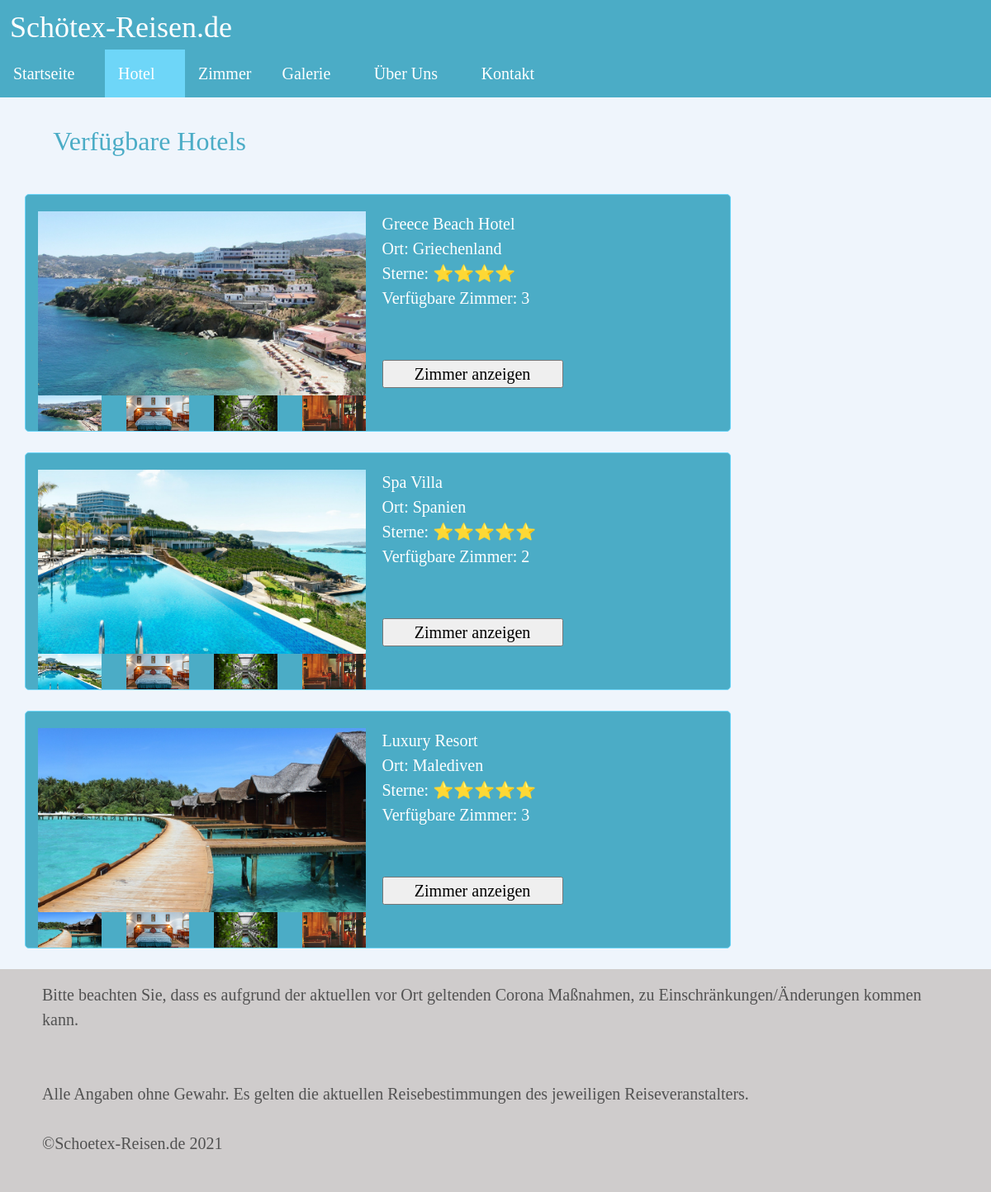
The app's page /hotel.php with its own data.
### tables this page shows
CREATE TABLE IF NOT EXISTS `hotels` (
  `ID` int(11) NOT NULL AUTO_INCREMENT,
  `Name` varchar(25) NOT NULL DEFAULT '0',
  `Ort` varchar(50) DEFAULT NULL,
  `Zimmer` int(11) NOT NULL DEFAULT 0,
  `Sterne` int(11) NOT NULL DEFAULT 1,
  PRIMARY KEY (`ID`)
);

### controller/HotelController.php (called while the page is built, shortened)
<?php
include "model/hotelModel.php";
class HotelController extends Controller
{
    public function verarbeiteDaten()
    {
        $arrHotels = hotelModel::loadHotels();
        $arrSterne = [];
        foreach ($arrHotels as $arrEinzeln) {
                $strSterne = "";
            foreach (range(1, $arrEinzeln->strSterne) as $stern) {
                $strSterne .= "⭐︁";
            };
            $arrSterne[$arrEinzeln->intID] = $strSterne;
        }
        $seite = 'view/hotelView.php';
        include 'view/layout.php';
    }
}

### hotel.php (called while the page is built)
<?php
include 'controller/hotelController.php';
$objHotelController = new hotelController();
$objHotelController->verarbeiteDaten();

### model/Model.php (called while the page is built)
<?php
abstract class Model
{
    protected static function return_sql_data($strSQL){
        $objDb_con = mysqli_connect("localhost", "root", "", "schoetexreisen", "3306");
        $arrDB_return = mysqli_query($objDb_con, $strSQL);
        return mysqli_fetch_all($arrDB_return);
    }
}

### model/HotelModel.php (called while the page is built, shortened)
<?php
include "Model.php";
class HotelModel extends Model
{
    public function __construct($intID, $strHotelName, $strHotelOrt, $intAnzahlZimmer, $strSterne)
    {
        $this->intID = $intID;
        $this->strHotelName = $strHotelName;
        $this->strHotelOrt = $strHotelOrt;
        $this->intAnzahlZimmer = $intAnzahlZimmer;
    }
    public static function loadHotels()
    {
        $arrDaten_db = Model::return_sql_data("SELECT * FROM hotels");
        $arrAngebote = [];
        foreach ($arrDaten_db as $arrRow) {
            $intZimmerFrei = Model::return_sql_data("SELECT COUNT(Verfuegbarkeit) FROM zimmer WHERE Verfuegbarkeit = 'Verfügbar' AND HotelID = ".$arrRow[0]);
            $objAngebote = new hotelModel($arrRow[0], $arrRow[1], $arrRow[2], $intZimmerFrei[0][0], $arrRow[4]);
            $arrAngebote[] = $objAngebote;
        }
        return $arrAngebote;
    }
}

### view/hotelView.php (the view, shortened to what this page needs)
<div class="container text-section">
    <div class="row">
        <h2>Verfügbare Hotels <i class="fa-duotone fa-umbrella-beach"></i></h2>
    </div>
    <?php
    foreach ($arrHotels as $zeile) {
        echo "<div class='row'>
        <div class='col-12 col-sm-11 col-xxl-6 col-lg-9 hotelboarder'><div>
            <div class='row'>
                <div class='col-12 col-md-6 col-sm-12'>
                <div class='col nopad hotelimg'>
                <img src='bilder/hotels/$zeile->intID/1.jpg' alt=''></div>
                <br><div class='row sm-pic'>
                <div class='col col-xl-3'><a href='galerie.php?ID=$zeile->intID'><img src='bilder/hotels/$zeile->intID/1.jpg' alt=''></a></div>
                <div class='col col-xl-3'><a href='galerie.php?ID=$zeile->intID'><img src='bilder/hotels/$zeile->intID/2.jpg' alt=''></a></div>
                <div class='col col-xl-3'><a href='galerie.php?ID=$zeile->intID'><img src='bilder/hotels/$zeile->intID/3.jpg' alt=''></a></div>
                <div class='col col-xl-3'><a href='galerie.php?ID=$zeile->intID'><img src='bilder/hotels/$zeile->intID/4.jpg' alt=''></a></div>
                </div></div>
                <div class='col col-xxl-6'>
                    <div class='infosection'>
                    <div class='row'>$zeile->strHotelName</div>
                    <div class='row'>Ort: $zeile->strHotelOrt</div>
                    <div class='row stars'>Sterne: <div>{$arrSterne[$zeile->intID]}</div>
                    </div>
                    <div class='row'>Verfügbare Zimmer: $zeile->intAnzahlZimmer</div> <br><br>
                    <div class='row'><input type='button' class='zimmerbtn' onclick='location.href=\"zimmer.php?ID=$zeile->intID\"' value='Zimmer anzeigen'></div>
                </div>
                </div>
            </div></div>
        </div>
        <div class='col col-sm-1 col-xxl-6 col-lg-3'>
        </div>
    </div>";
    } ?>
</div>

### view/layout.php (shortened to what this page needs)
<!DOCTYPE html>
<html lang="de">
<head>
    <link href="https://cdn.jsdelivr.net/npm/bootstrap@5.1.0/dist/css/bootstrap.min.css" rel="stylesheet"
>
    <link rel="stylesheet" href="https://pro.fontawesome.com/releases/v6.0.0-beta1/css/all.css">
    <link rel="stylesheet" href="css/style.css">
    <link rel="stylesheet" href="css/hotel.css">
    <link rel="stylesheet" href="css/indexstyle.css">
    <link rel="stylesheet" href="css/zimmer.css">
    <link rel="stylesheet" href="css/galerie.css">
    <link rel="stylesheet" href="css/aboutus.css">
    <link rel="stylesheet" href="css/kontakt.css">
</head>
<body class="d-flex flex-column min-vh-100">
<div class="header">
    <div class="logo">
        <a href="">Schötex-Reisen.de</a><br>
    </div>
    <div class="navibar">
        <ul>
            <li class="<?php if($seite == "view/indexView.php"){echo "active";}?>"><a href="index.php">Startseite <i class="fa-thin fa-home"></i></a></li>
            <li class="<?php if($seite == "view/hotelView.php"){echo "active";}?>"><a href="hotel.php">Hotel <i class="fa-thin fa-hotel"></i></a></li>
            <li class="<?php if($seite == "view/zimmerView.php"){echo "active";}?>"><a href="zimmer.php">Zimmer <i class="fa-thin fa-person-simple"></i></i></a></li>
            <li class="<?php if($seite == "view/galerieView.php"){echo "active";}?>"><a href="galerie.php">Galerie <i class="fa-thin fa-image"></i></a></li>
            <li class="<?php if($seite == "view/aboutUsView.php"){echo "active";}?>"><a href="aboutus.php">Über Uns <i class="fa-thin fa-address-card"></i></a></li>
            <li class="<?php if($seite == "view/kontaktView.php"){echo "active";}?>"><a href="kontakt.php">Kontakt <i class="fa-thin fa-message-lines"></i></a></li>
        </ul>
    </div>
</div>
<?php
require $seite;
?>
<div class="footer mt-auto">
    <div class="container">
        <p>
            Bitte beachten Sie, dass es aufgrund der aktuellen vor Ort geltenden Corona Maßnahmen, zu
            Einschränkungen/Änderungen kommen kann. <br> <br> <br>
            Alle Angaben ohne Gewahr. Es gelten die aktuellen Reisebestimmungen des jeweiligen Reiseveranstalters. <br>
            <br>
            ©Schoetex-Reisen.de 2021
        </p>
    </div>
</div>
</body>
</html>

### css/style.css (style rules this page uses)
* { font-family: Calibri, serif; margin: 0; padding: 0; font-size: 20px; }
body { background-color: #eff5fc !important; }
.header { width: 100%; }
.navibar ul { width: 100%; list-style-type: none; overflow: hidden; background-color: #4bacc6; padding-left: 0; margin-bottom: 0; }
.text-section h2 { padding: 3%; color: #4bacc6; font-size: 32px; font-weight: normal; }
.footer { color: #525252; width: 100%; background-color: #cfcccc; padding: 16px 0 24px 1%; left: 0; bottom: 0; }
.navibar li { float: left; }
.navibar a { display: block; color: white; text-align: center; padding: 14px 16px; text-decoration: none; left: 10%; }
.navibar .active { background-color: #6ed6f8; }
.logo { float: left; width: 100%; background-color: #4bacc6; padding: 6px 0 0 0; }
.logo a { padding-left: 1%; color: white; font-size: 36px; text-decoration: none; }
.nopad { padding: 0 !important; margin: 0 !important; }
.sm-pic img { height: 100% !important; width: 100% !important; }

### css/hotel.css (style rules this page uses)
.hotelimg img { height: auto; width: 100%; float: left; position: relative; border-radius: 2px; padding-top: 20px; }
.hotelboarder input { float: left; width: 52%; text-align: center; }
.hotelboarder { margin-bottom: 25px; border: #6ed6f8 1px solid; border-radius: 5px; background-color: #4bacc6; color: white; }
.stars { display: inline; }
.stars div { display: inline; padding: 0; margin: 0; }
.infosection { margin-left: 5px; padding-top: 20px; padding-bottom: 20px; }

### records on screen
hotels: shows a picture, Name "Greece Beach Hotel", Ort "Griechenland", ID "⭐︁⭐︁⭐︁⭐︁", intAnzahlZimmer "3"
hotels: shows a picture, Name "Spa Villa", Ort "Spanien", ID "⭐︁⭐︁⭐︁⭐︁⭐︁", intAnzahlZimmer "2"
hotels: shows a picture, Name "Luxury Resort", Ort "Malediven", ID "⭐︁⭐︁⭐︁⭐︁⭐︁", intAnzahlZimmer "3"
